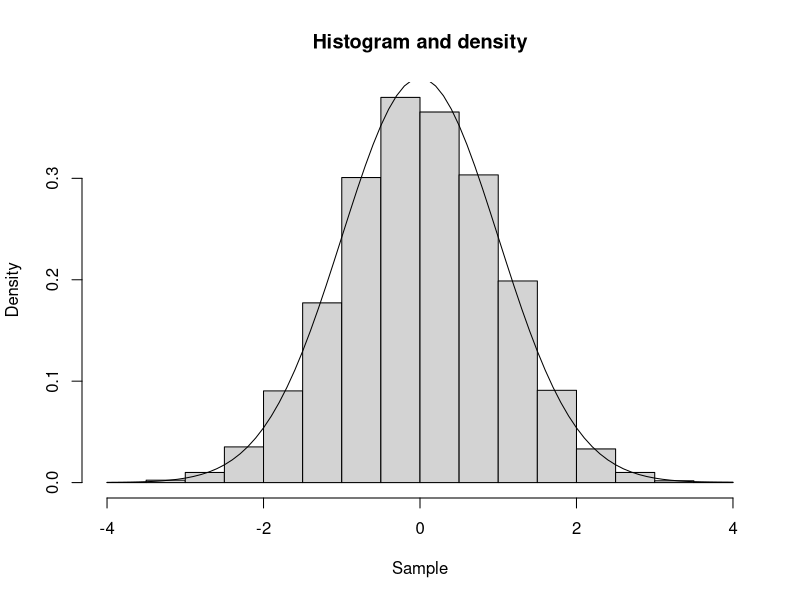
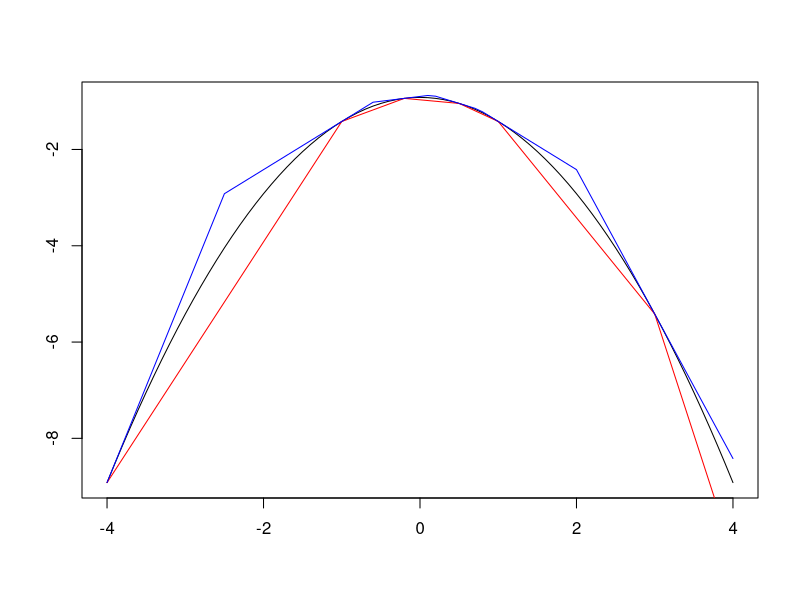
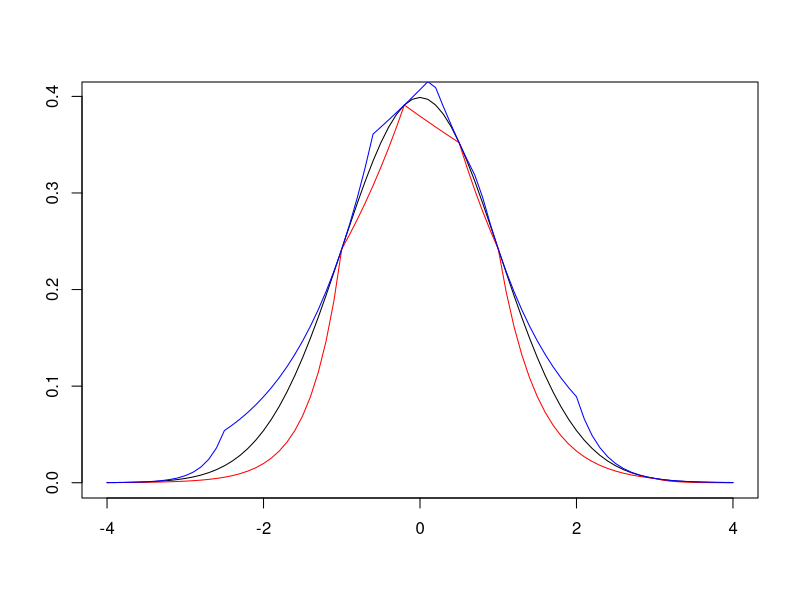
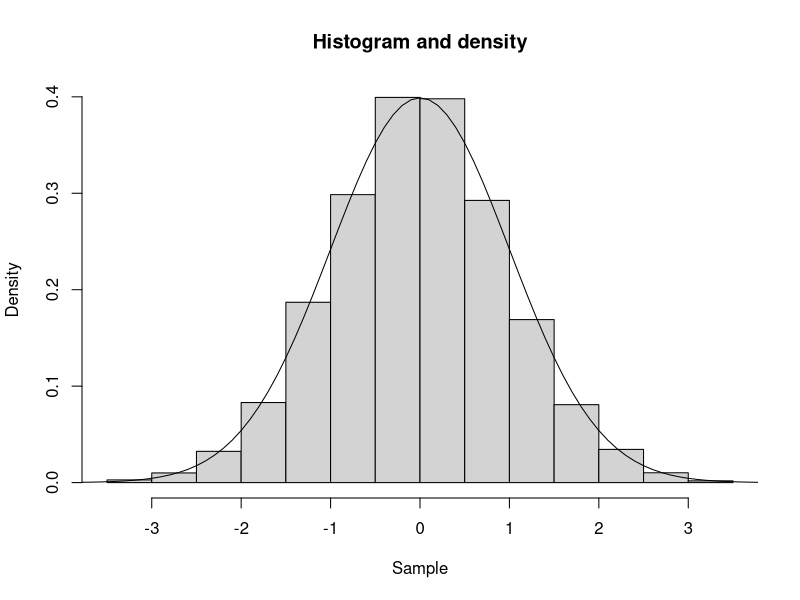
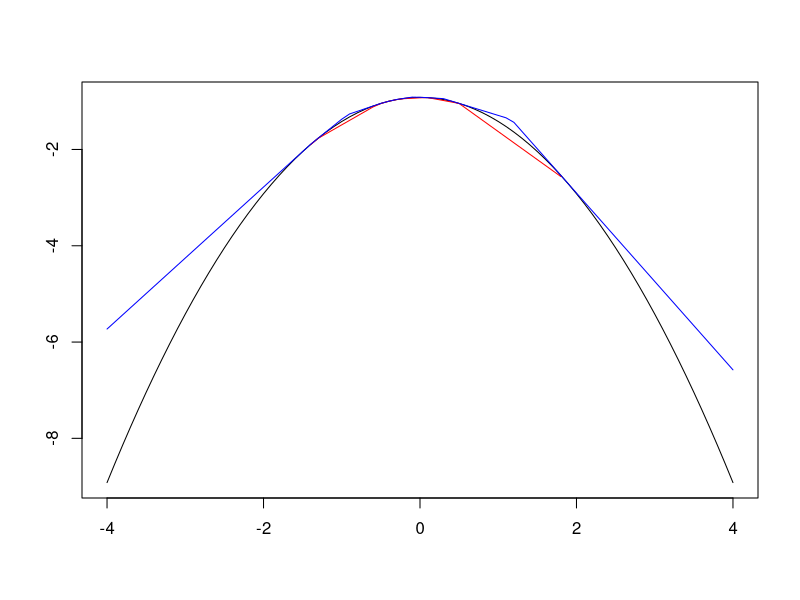
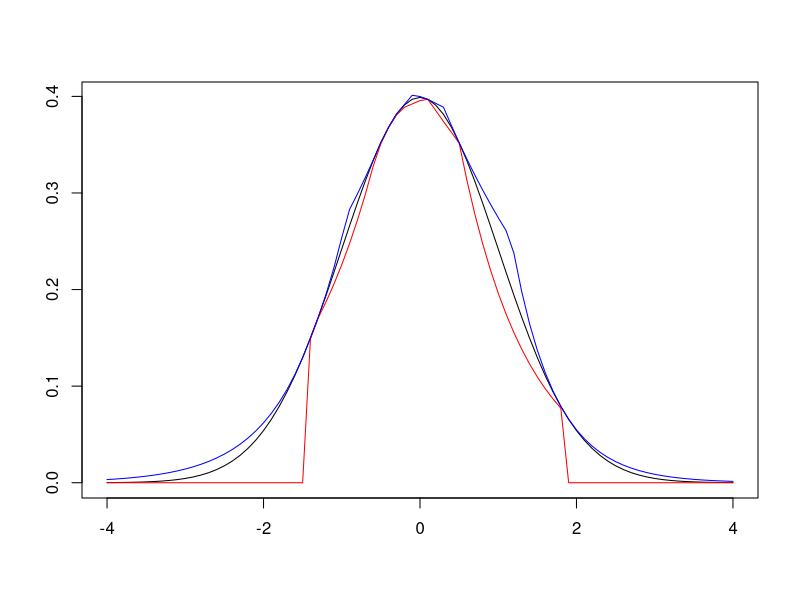

Write R code to recreate these figures, in order.
## ---- chunk 1
method_rejection <- function(samp, f, g, M = 1){
  alpha <- runif(length(samp))
  
  samp[f(samp) > M * alpha * g(samp)]
}
## ---- chunk 2
r_method_rejection <- function(n, gen_samp, f, g, M = 1){
  res <- c()
  need_n <- floor(1.1 * n)
  
  while (need_n > 0) {
    res <- c(res, method_rejection(gen_samp(need_n), f, g, M))
    need_n <- floor(1.1 * (n - length(res)))
  }
  
  res[1:n]
}
## ---- chunk 3
a <- -4
b <- 4
step_discret <- 0.01
M <- max(sapply(seq(a, b, step_discret), function(x) dnorm(x) / dunif(x, min = a, max = b)))
samp <- r_method_rejection(10000, function(n) runif(n, min = a, max = b), dnorm, function(x) dunif(x, min = a, max = b), M)
## ---- chunk 4
plot_distr <- function(samp, f, a, b, step_discret = 0.1){
  hist(samp, probability = TRUE, xlab = "Sample", main = "Histogram and density")
  lines(x = seq(a, b, step_discret), y = f(seq(a, b, step_discret)))
}

plot_distr(samp, dnorm, a, b)
## ---- chunk 5
f <- function(x){
  dnorm(x)
}

g <- function(x){
  dunif(x, a, b)
}

gen_samp <- function(n){
  runif(n, a, b)
}
## ---- chunk 6
lower_eq <- function(x, points_x, points_y){
  k <- 1
  
  while (k <= length(points_x) && x > points_x[k]) {
    k <- k + 1 
  }
  
  if (k == 1){
    log(0)
  }
  else if (k == length(points_x) + 1){
    log(0)
  }
  else{
    (points_y[k] - points_y[k - 1]) / (points_x[k] - points_x[k - 1]) * (x - points_x[k]) + points_y[k]
  }
}

upper_eq <- function(x, points_x, points_y, gradient){
  k <- 1

  while (k <= length(points_x) && x > points_x[k]) {
    k <- k + 1 
  }
  
  if (k == 1){
    gradient[k] * (x - points_x[k]) + points_y[k]
  }
  else if (k == length(points_x) + 1){
    gradient[k - 1] * (x - points_x[k - 1]) + points_y[k - 1]
  }
  else{
    z <- (points_y[k] - points_y[k - 1] - (gradient[k] * points_x[k] - gradient[k - 1] * points_x[k - 1])) / (gradient[k - 1] - gradient[k])
    
    if (x < z){
      gradient[k - 1] * (x - points_x[k - 1]) + points_y[k - 1]
    }
    else{
      gradient[k] * (x - points_x[k]) + points_y[k]
    }
  }
}
## ---- chunk 7
points_x <- c(-9, -4, -1, -0.2, 0.5, 1, 3, 7)
points_y <- log(dnorm(points_x))
epsilon <- 1e-6
gradient <- (log(f(points_x + epsilon)) - log(f(points_x - epsilon))) / (2 * epsilon)

plot_d_lower_upper <- function(f, points_x, points_y, gradient, a, b, step_discret = 0.1){
  plot(x = seq(a, b, step_discret), y = log(f(seq(a, b, step_discret))), type = "l", xlab = "", ylab = "")
  lines(x = seq(a, b, step_discret), y = sapply(seq(a, b, step_discret), function(x) lower_eq(x, points_x, points_y)), type = "l", col = "red")
  lines(x = seq(a, b, step_discret), y = sapply(seq(a, b, step_discret), function(x) upper_eq(x, points_x, points_y, gradient)), type = "l", col = "blue")
  
  plot(x = seq(a, b, step_discret), y = f(seq(a, b, step_discret)), type = "l", xlab = "", ylab = "")
  lines(x = seq(a, b, step_discret), y = sapply(seq(a, b, step_discret), function(x) exp(lower_eq(x, points_x, points_y))), type = "l", col = "red")
  lines(x = seq(a, b, step_discret), y = sapply(seq(a, b, step_discret), function(x) exp(upper_eq(x, points_x, points_y, gradient))), type = "l", col = "blue")
}

plot_d_lower_upper(f, points_x, points_y, gradient, a, b)
## ---- chunk 8
adaptive_method_rejection <- function(gen_samp, f, g, points_x, points_y, gradient, M_upper = 1){
  while (TRUE){
    alpha <- runif(1)
    x <- r_method_rejection(1, gen_samp, function(x) exp(upper_eq(x, points_x, points_y, gradient)), g, M_upper)

    if (alpha <= exp(lower_eq(x, points_x, points_y) - upper_eq(x, points_x, points_y, gradient))){
      return(x)
    }
    else if (alpha <= exp(log(f(x)) - upper_eq(x, points_x, points_y, gradient)))
      return(x)
  }
}
## ---- chunk 9
r_adaptive_method_rejection <- function(n, gen_samp, f, g, a, b, M = 1, max_points = 10, epsilon = 1e-6, step_discret = 1e-2){
  res <- r_method_rejection(2, gen_samp, f, g, M)
  points_x <- sort(res)
  points_y <- log(f(points_x))
  gradient <- (log(f(points_x + epsilon)) - log(f(points_x - epsilon))) / (2 * epsilon)
  M_upper <- max(sapply(seq(a, b, step_discret), function(x) exp(upper_eq(x, points_x, points_y, gradient)) / g(x)))
  
  count <- 2
  
  while (count != n){
    x_new <- adaptive_method_rejection(gen_samp, f, g, points_x, points_y, gradient, M_upper)
    count <- count + 1
    res <- c(res, x_new)
    
    if (length(points_x) < 10){
      k <- 1
  
      while (k != length(points_x) + 1 && x_new > points_x[k]){
        k <- k + 1
      }
      
      if (k == 1){
        points_x <- c(x_new, points_x)
        points_y <- c(log(f(x_new)), points_y)
        gradient <- c((log(f(x_new + epsilon)) - log(f(x_new - epsilon))) / (2 * epsilon), gradient)
        M_upper <- max(c(M_upper, sapply(c(a, (points_y[2] - points_y[1] - (gradient[2] * points_x[2] - gradient[1] * points_x[1])) / (gradient[1] - gradient[2])), function(x) exp(upper_eq(x, points_x, points_y, gradient)) / g(x))))
      }
      else if (k == length(points_x) + 1){
        points_x <- c(points_x, x_new)
        points_y <- c(points_y, log(f(x_new)))
        gradient <- c(gradient, (log(f(x_new + epsilon)) - log(f(x_new - epsilon))) / (2 * epsilon))
        M_upper <- max(c(M_upper, sapply(c((points_y[k] - points_y[k - 1] - (gradient[k] * points_x[k] - gradient[k - 1] * points_x[k - 1])) / (gradient[k - 1] - gradient[k]), b), function(x) exp(upper_eq(x, points_x, points_y, gradient)) / g(x))))
      }
      else{
        points_x <- c(points_x[1:(k - 1)], x_new, points_x[k:length(points_x)])
        points_y <- c(points_y[1:(k - 1)], log(f(x_new)), points_y[k:length(points_y)])
        gradient <- c(gradient[1:(k - 1)], (log(f(x_new + epsilon)) - log(f(x_new - epsilon))) / (2 * epsilon), gradient[k:length(gradient)])
        M_upper <- max(c(M_upper, sapply(c((points_y[k] - points_y[k - 1] - (gradient[k] * points_x[k] - gradient[k - 1] * points_x[k - 1])) / (gradient[k - 1] - gradient[k]), (points_y[k + 1] - points_y[k] - (gradient[k + 1] * points_x[k + 1] - gradient[k] * points_x[k])) / (gradient[k] - gradient[k + 1])), function(x) exp(upper_eq(x, points_x, points_y, gradient)) / g(x))))
      }
    }
  }
  
  list(samp = res, p_x = points_x, p_y = points_y, grad = gradient)
}
## ---- chunk 10
adapt_samp <- r_adaptive_method_rejection(10000, gen_samp, f, g, a, b, M)
plot_distr(adapt_samp$samp, dnorm, a, b)
plot_d_lower_upper(dnorm, adapt_samp$p_x, adapt_samp$p_y, adapt_samp$grad, a, b)
